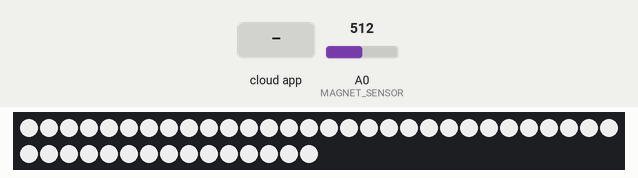
The sketch below on a simulated ESP8266 (NodeMCU). Shown: 45 RGB LEDs in strip order, left to right, continuing on the next row. The inputs (shaded band) are chosen by the test bench; at power-on: A0 (MAGNET_SENSOR) = 512. Dim RGB values are drawn brighter than linear; WiFi joins after 1.5 s; servers stay silent unless stated; the Firebase database answers and starts empty; what the sketch prints to the serial monitor is not drawn.

Above: at 3.0 s.
4.4 s: the phone or cloud app sets weekly_goal_changed to 1
At 4.59 s:
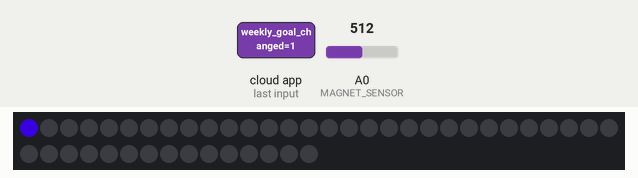
At 6.01 s:
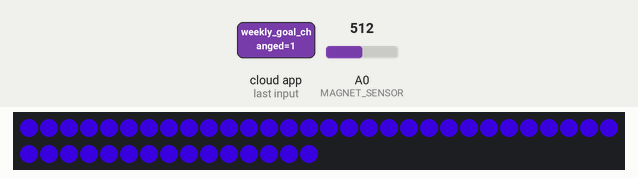
7.1 s: A0 (MAGNET_SENSOR) set to 611
8.9 s: A0 (MAGNET_SENSOR) set to 627
At 9.95 s:
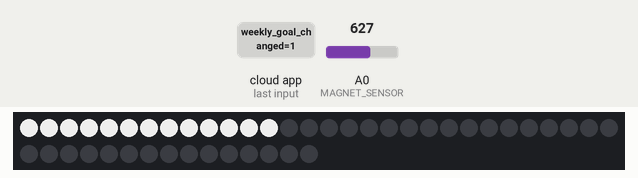
Timing chart, 0 to 11.9 s (numbered marks = the images above; inputs shaded):
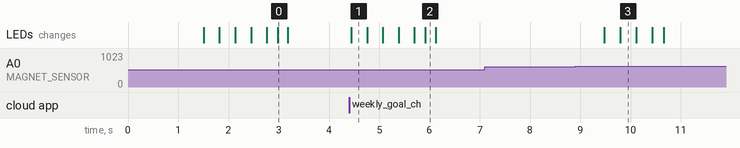

Measured:
- the behaviour switches between 619 and 620 on A0 (MAGNET_SENSOR) (found by bisection; images 2 and 3)
- after the input at 4.4 s, the LEDs: change at once (image 1)
- after the input at 7.1 s, every drawn part: stays the same
- after the input at 8.9 s, the LEDs: first change after 0.58 s (image 3 shows a later state)

The sketch:

stationary_device.ino
```cpp
#include <Adafruit_NeoPixel.h>
#include <Arduino.h>
#include <ESP8266WiFi.h>
#include <Firebase_ESP_Client.h>
#include "addons/TokenHelper.h"
#include "addons/RTDBHelper.h"

// Device Configuration
#define DEVICE_ID "device_1"
const int LED_PIN = D3;
const int MAGNET_SENSOR = A0;
const int NUM_LEDS = 45;

Adafruit_NeoPixel pixels(NUM_LEDS, LED_PIN, NEO_GRB + NEO_KHZ800);
FirebaseData fbdo;
FirebaseAuth auth;
FirebaseConfig config;
bool signupOK = false;
bool hasShowed = false;

// WiFi Configuration
#define WIFI_SSID "YourSSID"
#define WIFI_PASSWORD "YourPassword"

// Firebase Configuration
#define API_KEY "YourAPIKey"
#define DATABASE_URL "https://your-firebase-project.firebaseio.com/"

// Function prototypes
void showProgress();
void newGoalLEDs();
int getInt(String field);
void setInt(String field, int value);
void WIFI_SETUP();
void WIFI_Connection_LEDS();

void setup() {
  Serial.begin(115200);

  pinMode(MAGNET_SENSOR, INPUT);

  // Initialize the LED strip
  pixels.begin();
  pixels.setBrightness(200);
  pixels.show();

  WIFI_SETUP();
  Serial.println("WiFi is connected");
}

void loop() {
  int magnetValue = analogRead(MAGNET_SENSOR);
  delay(100);

  // If magnet value is above a threshold and not yet showed progress
  if (magnetValue >= 620 && !hasShowed) {
    showProgress();
    hasShowed = true;
  } else if (magnetValue <= 570) {
    // If magnet value is below a threshold, clear LEDs
    pixels.clear();
    pixels.show();
    hasShowed = false;
  }

  int weekly_goal_changed = getInt("weekly_goal_changed");

  // If weekly goal changed, show new goal LEDs
  if (weekly_goal_changed > 0) {
    newGoalLEDs();
    setInt("number_of_cycles_today", 0);
    setInt("this_week_progress", 0);
    setInt("weekly_goal_changed", 0);
    hasShowed = false;
  }
}

void showProgress() {
  int current_prog = getInt("this_week_progress");
  int weekly_goal = getInt("weekly_goal");
  int current = 0;

  if (weekly_goal > 0) {
    current = (current_prog * NUM_LEDS) / weekly_goal;
  }

  // Show progress LEDs
  for (int i = 0; i < current; i++) {
    pixels.setPixelColor(i, 0, 255, 100);  // Green color
    pixels.show();
    delay(25);
  }

  // Show remaining LEDs
  for (int i = current; i < NUM_LEDS; i++) {
    pixels.setPixelColor(i, 255, 255, 255);  // White color
    pixels.show();
    delay(25);
  }

  delay(1000);

  int is_today_updated = getInt("today_number_updated");

  // Wait until today's data is updated
  while (is_today_updated == 0) {
    is_today_updated = getInt("today_number_updated");
  }

  int today_prog = getInt("number_of_cycles_today");
  int updated = 0;

  if (weekly_goal > 0) {
    updated = current + ((today_prog * NUM_LEDS) / weekly_goal);
  }

  // Show updated progress LEDs
  for (int i = current; i < updated; i++) {
    pixels.setPixelColor(i, 0, 255, 100);  // Green color
    pixels.show();
    delay(100);
  }

  setInt("today_number_updated", 0);
  setInt("number_of_cycles_today", 0);
  setInt("this_week_progress", current_prog + today_prog);
}

void newGoalLEDs() {
  // Show new goal LEDs
  for (int i = 0; i < NUM_LEDS; i++) {
    pixels.clear();
    pixels.setPixelColor(i, 51, 0, 200, 0);  // Purple color
    pixels.show();
    delay(30);
  }

  for (int i = 0; i < NUM_LEDS; i++) {
    pixels.setPixelColor(i, 51, 0, 200, 0);
    pixels.show();
  }

  delay(200);

  pixels.clear();
  pixels.show();
}

int getInt(String field) {
  String path = String("/") + DEVICE_ID + "/" + field;
  if (Firebase.RTDB.getInt(&fbdo, path.c_str())) {
    if (fbdo.dataType() == "int") {
      int current_number = fbdo.intData();
      // Uncomment the line below for debugging
      // Serial.println(current_number);
      return current_number;
    }
  } else {
    // Uncomment the line below for debugging
    // Serial.println(fbdo.errorReason());
  }
  return -100;
}

void setInt(String field, int value) {
  String path = String("/") + DEVICE_ID + "/" + field;
  if (Firebase.RTDB.setInt(&fbdo, path.c_str(), value)) {
    // Uncomment the lines below for debugging
    // Serial.println("PASSED");
    // Serial.println("PATH: " + fbdo.dataPath());
    // Serial.println("TYPE: " + fbdo.dataType());
  } else {
    // Uncomment the lines below for debugging
    // Serial.println("FAILED");
    // Serial.println("REASON: " + fbdo.errorReason());
  }
}

void WIFI_SETUP() {
  WiFi.begin(WIFI_SSID, WIFI_PASSWORD);
  Serial.print("Connecting to Wi-Fi");

  // Wait for Wi-Fi connection
  while (WiFi.status() != WL_CONNECTED) {
    Serial.print(".");
    delay(300);
  }

  Serial.println();
  Serial.print("Connected with IP: ");
  Serial.println(WiFi.localIP());
  Serial.println();

  // Firebase configuration
  config.api_key = API_KEY;
  config.database_url = DATABASE_URL;

  // Sign up to Firebase
  if (Firebase.signUp(&config, &auth, "", "")) {
    // Uncomment the line below for debugging
    // Serial.println("Authentication successful");
    signupOK = true;
    WIFI_Connection_LEDS();
  } else {
    // Uncomment the line below for debugging
    // Serial.printf("%s\n", config.signer.signupError.message.c_str());
  }

  // Assign the callback function for the long-running token generation task
  config.token_status_callback = tokenStatusCallback;  // see addons/TokenHelper.h

  // Begin Firebase
  Firebase.begin(&config, &auth);
  Firebase.reconnectWiFi(true);
}

void WIFI_Connection_LEDS() {
  // Show LEDs indicating successful Wi-Fi connection
  for (int i = 0; i < NUM_LEDS; i++) {
    pixels.clear();
    pixels.setPixelColor(i, 255, 255, 255, 0);  // White color
    pixels.show();
    delay(30);
  }

  for (int i = 0; i < NUM_LEDS; i++) {
    pixels.setPixelColor(i, 255, 255, 255, 0);  // White color
    pixels.show();
  }

  delay(200);

  pixels.clear();
  pixels.show();
}
```
